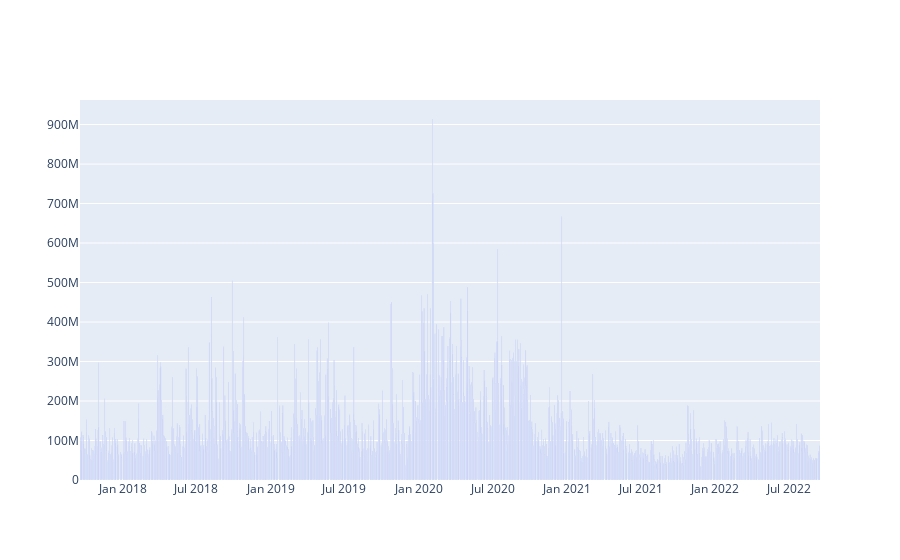

Source (notebook cell):
### Code cell
# create bar grahp using .bar using plotly x = date, y = volume
import plotly.express as px
import plotly.graph_objs as go

fig = go.Figure(data=[go.Bar(x=df['Date'], y=df['Volume'])])
fig.show()

### Figure 1 — Plotly figure (JSON) as saved in the notebook; plotly's stock layout.template omitted (floating-point values rounded to 4 significant figures; data arrays with more than 128 entries replaced by an {"elided": "..."} marker saying what was removed)
{"data": [{"type": "bar", "x": {"elided": "1259 str values"}, "y": {"elided": "1259 int values"}}], "layout": {}}
